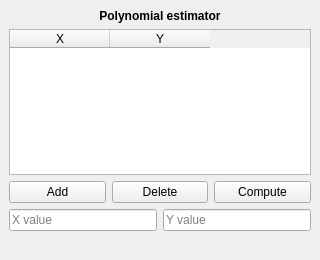
<?xml version="1.0" encoding="UTF-8"?>
<ui version="4.0">
 <class>MainWindow</class>
 <widget class="QMainWindow" name="MainWindow">
  <property name="geometry">
   <rect>
    <x>0</x>
    <y>0</y>
    <width>320</width>
    <height>260</height>
   </rect>
  </property>
  <property name="windowTitle">
   <string>Polynomial estimation</string>
  </property>
  <widget class="QWidget" name="centralwidget">
   <layout class="QVBoxLayout" name="verticalLayout">
    <item>
     <layout class="QVBoxLayout" name="verticalLayout_2">
      <property name="sizeConstraint">
       <enum>QLayout::SetFixedSize</enum>
      </property>
      <property name="topMargin">
       <number>0</number>
      </property>
      <item>
       <widget class="QLabel" name="titleLabel">
        <property name="font">
         <font>
          <weight>75</weight>
          <bold>true</bold>
         </font>
        </property>
        <property name="text">
         <string>Polynomial estimator</string>
        </property>
        <property name="alignment">
         <set>Qt::AlignCenter</set>
        </property>
       </widget>
      </item>
      <item>
       <widget class="QTableWidget" name="tableWidget">
        <property name="sizePolicy">
         <sizepolicy hsizetype="Expanding" vsizetype="Expanding">
          <horstretch>0</horstretch>
          <verstretch>0</verstretch>
         </sizepolicy>
        </property>
        <property name="selectionBehavior">
         <enum>QAbstractItemView::SelectRows</enum>
        </property>
        <property name="rowCount">
         <number>0</number>
        </property>
        <property name="columnCount">
         <number>2</number>
        </property>
        <attribute name="horizontalHeaderCascadingSectionResizes">
         <bool>false</bool>
        </attribute>
        <attribute name="horizontalHeaderShowSortIndicator" stdset="0">
         <bool>false</bool>
        </attribute>
        <attribute name="horizontalHeaderStretchLastSection">
         <bool>false</bool>
        </attribute>
        <column>
         <property name="text">
          <string>X</string>
         </property>
         <property name="textAlignment">
          <set>AlignCenter</set>
         </property>
        </column>
        <column>
         <property name="text">
          <string>Y</string>
         </property>
         <property name="textAlignment">
          <set>AlignCenter</set>
         </property>
        </column>
       </widget>
      </item>
      <item>
       <layout class="QHBoxLayout" name="horizontalLayout_buttons">
        <item>
         <widget class="QPushButton" name="btn_add">
          <property name="text">
           <string>Add</string>
          </property>
         </widget>
        </item>
        <item>
         <widget class="QPushButton" name="btn_del">
          <property name="text">
           <string>Delete</string>
          </property>
         </widget>
        </item>
        <item>
         <widget class="QPushButton" name="btn_compute">
          <property name="text">
           <string>Compute</string>
          </property>
         </widget>
        </item>
       </layout>
      </item>
      <item>
       <layout class="QHBoxLayout" name="horizontalLayout_entries">
        <item>
         <widget class="QLineEdit" name="x_edit">
          <property name="placeholderText">
           <string>X value</string>
          </property>
         </widget>
        </item>
        <item>
         <widget class="QLineEdit" name="y_edit">
          <property name="placeholderText">
           <string>Y value</string>
          </property>
         </widget>
        </item>
       </layout>
      </item>
      <item>
       <widget class="QLabel" name="result_label">
        <property name="text">
         <string/>
        </property>
        <property name="alignment">
         <set>Qt::AlignCenter</set>
        </property>
       </widget>
      </item>
     </layout>
    </item>
   </layout>
  </widget>
 </widget>
 <resources/>
 <connections/>
</ui>
